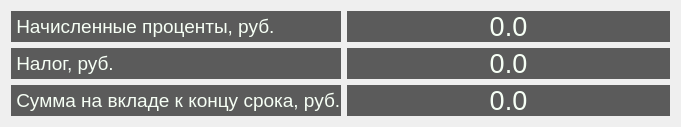
  <widget class="QWidget" name="gridLayoutWidget_2">
   <property name="geometry">
    <rect>
     <x>10</x>
     <y>400</y>
     <width>681</width>
     <height>113</height>
    </rect>
   </property>
   <layout class="QGridLayout" name="gridLayout_2">
    <item row="0" column="1">
     <widget class="QLabel" name="res_procent_value">
      <property name="font">
       <font>
        <pointsize>20</pointsize>
       </font>
      </property>
      <property name="styleSheet">
       <string notr="true">background-color: rgb(91, 91, 91);
color: rgb(246, 255, 245);</string>
      </property>
      <property name="text">
       <string>0.0</string>
      </property>
      <property name="alignment">
       <set>Qt::AlignCenter</set>
      </property>
     </widget>
    </item>
    <item row="0" column="0">
     <widget class="QLabel" name="res_procent">
      <property name="font">
       <font>
        <pointsize>14</pointsize>
       </font>
      </property>
      <property name="styleSheet">
       <string notr="true">background-color: rgb(91, 91, 91);
color: rgb(246, 255, 245);</string>
      </property>
      <property name="text">
       <string> Начисленные проценты, руб.</string>
      </property>
     </widget>
    </item>
    <item row="1" column="0">
     <widget class="QLabel" name="tax">
      <property name="font">
       <font>
        <pointsize>14</pointsize>
       </font>
      </property>
      <property name="styleSheet">
       <string notr="true">background-color: rgb(91, 91, 91);
color: rgb(246, 255, 245);</string>
      </property>
      <property name="text">
       <string> Налог, руб.</string>
      </property>
     </widget>
    </item>
    <item row="1" column="1">
     <widget class="QLabel" name="tax_value">
      <property name="font">
       <font>
        <pointsize>20</pointsize>
       </font>
      </property>
      <property name="styleSheet">
       <string notr="true">background-color: rgb(91, 91, 91);
color: rgb(246, 255, 245);</string>
      </property>
      <property name="text">
       <string>0.0</string>
      </property>
      <property name="alignment">
       <set>Qt::AlignCenter</set>
      </property>
     </widget>
    </item>
    <item row="2" column="0">
     <widget class="QLabel" name="itog_sum">
      <property name="font">
       <font>
        <pointsize>14</pointsize>
       </font>
      </property>
      <property name="styleSheet">
       <string notr="true">background-color: rgb(91, 91, 91);
color: rgb(246, 255, 245);</string>
      </property>
      <property name="text">
       <string> Сумма на вкладе к концу срока, руб.</string>
      </property>
     </widget>
    </item>
    <item row="2" column="1">
     <widget class="QLabel" name="itog_sum_value">
      <property name="font">
       <font>
        <pointsize>20</pointsize>
       </font>
      </property>
      <property name="styleSheet">
       <string notr="true">background-color: rgb(91, 91, 91);
color: rgb(246, 255, 245);</string>
      </property>
      <property name="text">
       <string>0.0</string>
      </property>
      <property name="alignment">
       <set>Qt::AlignCenter</set>
      </property>
     </widget>
    </item>
   </layout>
  </widget>
